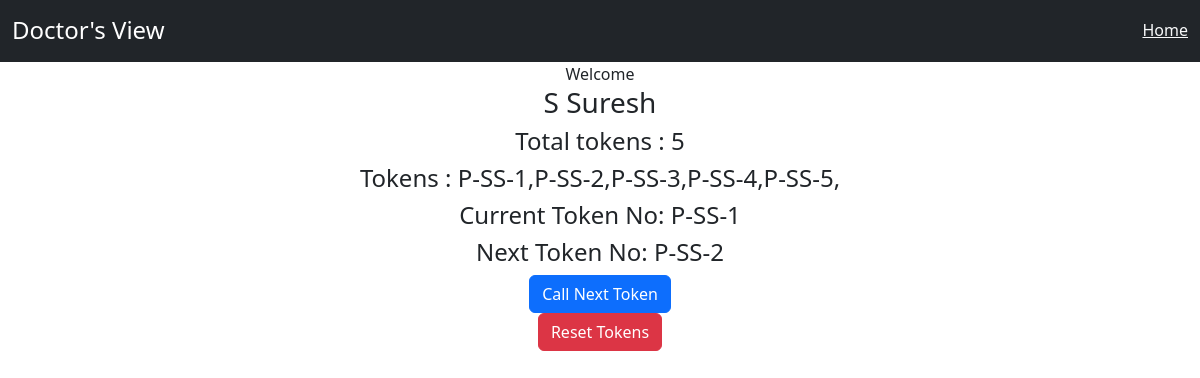
Screenshot of /doctors/current_token/11 with the database file from the repository.
### vending_machine/models.py (models this page shows, shortened)
class Doctors(models.Model):
    serial_no = models.CharField(max_length=100)
    first_name = models.CharField(max_length=100)
    last_name = models.CharField(max_length=100)
    department = models.ForeignKey(Departments,on_delete=models.CASCADE)
    tokens = models.CharField(max_length=300,blank=True,default="")
    current_token = models.CharField(max_length=10,blank=True,default="")
    next_token = models.CharField(max_length=10,blank=True,default="")
    class Meta:
        verbose_name_plural = "Doctors"

### doctor_app/views.py (the view)
# urls.py: path("current_token/<slug:doctor_id>",views.current_token,name="current_token"),
def current_token(request,doctor_id):
    confirm_doctor = Doctors.objects.get(id=doctor_id)
    doctor_name = confirm_doctor.first_name + " " + confirm_doctor.last_name
    tokens = confirm_doctor.tokens
    token_list = tokens.split(",")
    if len(token_list) > 0:
        current_token = token_list[0]
    confirm_doctor.current_token = current_token
    next_token_index = token_list.index(current_token)
    confirm_doctor.next_token = token_list[next_token_index + 1]
    confirm_doctor.save()
    total_tokens = len(token_list)
    context = {
        "doctor_obj": confirm_doctor,
        "doctor_name": doctor_name,
        "tokens": tokens,
        "current_token":current_token,
        "next_token" : next_token,
        "total_tokens" : total_tokens-1,
    }
    return render(request,"doctor_app/doctor_loggedin.html",context)

### doctor_app/templates/doctor_app/doctor_loggedin.html
{% extends 'doctor_app/base_doctors.html'%}
{% block body %}
<body class="text-center">
    Welcome <h3>{{doctor_name}}</h3>
    <h4>Total tokens : {{total_tokens}}</h4>
    <h4>Tokens : {{tokens}} </h4>
<h4>Current Token No: {{doctor_obj.current_token}}</h4>
<h4>Next Token No: {{doctor_obj.next_token}}</h4>
{% if doctor_obj.current_token == ""%}
<a href="{% url 'current_token' doctor_obj.id %}"  class="btn btn-primary"> Call Next Token</a>  <br>
    {% else %}
<a href="{% url 'next_token' doctor_obj.id doctor_obj.current_token %}"  class="btn btn-primary"> Call Next Token</a>  <br>
    {% endif %}
<a href="{% url 'reset_tokens' doctor_obj.id %}" onclick="return confirm('Are you sure you wnat to reset the tokens?')" class="btn btn-danger"> Reset Tokens</a>
</body>
{% endblock %}

### rows the page displays
Doctors: tokens "P-SS-1,P-SS-2,P-SS-3,P-SS-4,P-SS-5,", current_token "P-SS-1", next_token "P-SS-2"

### other values shown
{{ doctor_name }} "S Suresh"
{{ total_tokens }} "5"
